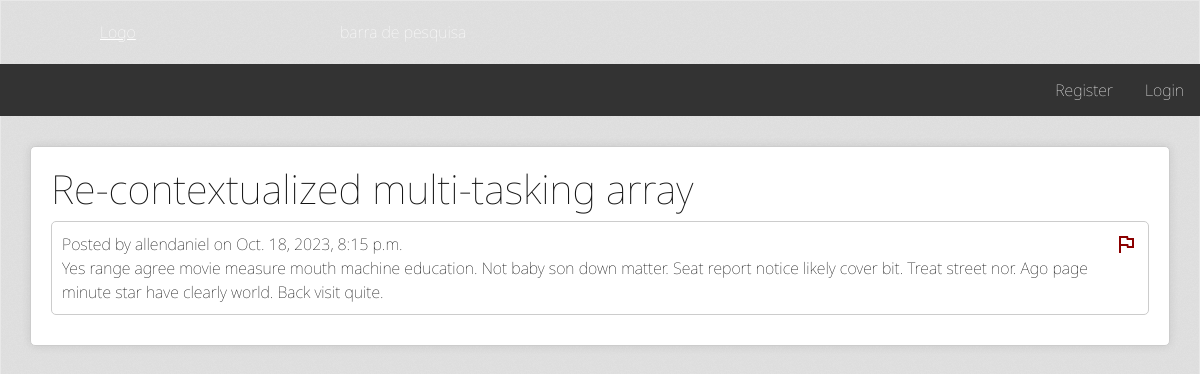
Page /t/Música/14/ on the earlier database version.
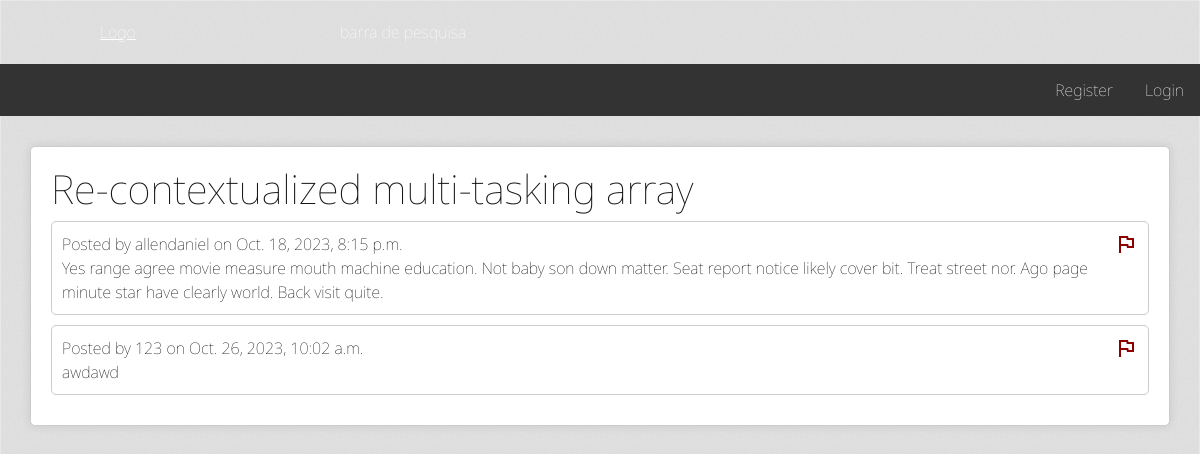
Same page on the later database version.
### main/models.py (models this page shows, shortened)
class Post(Model):
  date_created = models.DateTimeField(auto_now_add=True)
  text = models.TextField()
  thread = models.ForeignKey(Thread, on_delete=models.DO_NOTHING, related_name="thread")
  user = models.ForeignKey(User, null=True, on_delete=models.SET_NULL, related_name="user")  # SAME THING HERE

class User(AbstractUser):
  date_created = models.DateTimeField(auto_now_add=True)
  signature = models.TextField(null=True, default=None)
  avatar = models.ImageField(default='default.png', upload_to='avatars')
  is_banned = models.BooleanField(default=False)
  is_timed_out = models.BooleanField(default=False)
  timeout_expires = models.DateTimeField(null=True)
  ban_or_timeout_reason = models.TextField(null=True)
  favorites = models.ManyToManyField('Topico', related_name="favorites")

### main/views.py (the view, shortened to what this page needs)
# urls.py: path("t/<str:topico_name>/<int:thread_id>/", views.thread, name="thread"),
def thread(request, thread_id: int, topico_name: str = None):
  t = Thread.get_thread_by_id(thread_id)
  if t is None:
    return render(request, "404.html", status=404)
  if t.topico.name != topico_name:  # type: ignore
    return HttpResponseRedirect(f"/t/{t.topico.name}/{t.id}/")  # type: ignore
  return render(request, "thread.html", {
    "topico_name": topico_name,
    "thread": t,
    "posts": t.get_posts()
  })

### main/models.py (called while the page is built)
  @staticmethod
  def get_thread_by_id(thread_id: int) -> "Thread" | None:
    return Thread.objects.get(pk=thread_id)

  def get_posts(self) -> Iterable["Post"]:
    return Post.objects.filter(thread=self).order_by('date_created')

### main/templates/thread.html (shortened to what this page needs)
{% extends 'base.html' %}
{% block content %}
<div class="listagem acrylic">
  <div style="display:flex;justify-content: space-between;">
    <div>
      <h2 style="font-size:40px;">{{ thread.title }}</h2>
    </div>
   </div>
  {% for post in posts %}
    <li class="itens">
      <div class="post" style="width: 100%">
        <div class="meta">
          <span>Posted by {{ post.user.username }} on {{ post.date_created }}</span>
          {% if post.user == user %}
            <span class="delete-button material-symbols-outlined" id="delete-{{ post.id }}">delete</span>
          {% else %}
            <span id="report-{{ post.id }}" class="report-button material-symbols-outlined">flag</span>
          {% endif %}
        </div>
        <div class="message">
          {{ post.text }}
        </div>
      </div>
    </li>
  {% endfor %}
</div>
{% endblock content %}

Differences in the rows shown:
added Post: user.username "123", date_created "Oct. 26, 2023, 10:02 a.m.", text "awdawd"
